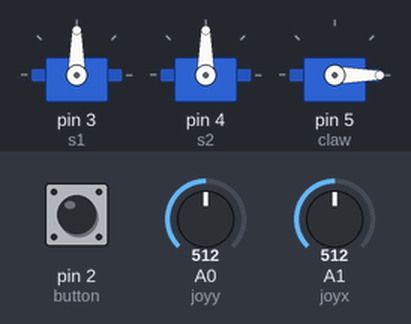
Bench run of a sketch on a simulated Arduino Leonardo, built with avr-gcc and run on an emulated ATmega32U4. Shown: 3 × servo. Inputs (shaded band) come from the test bench; at power-on: A0 (joyy) = 512, A1 (joyx) = 512, pin 2 (button) HIGH.

Above: at 1.2 s.
1.3 s: A0 (joyy) set to 716
At 2.5 s:
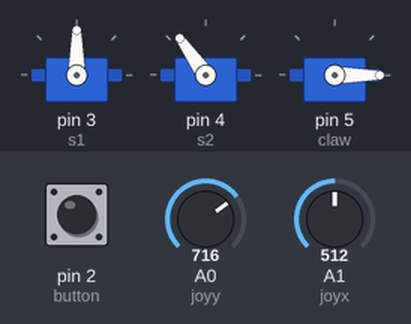
2.8 s: A1 (joyx) set to 716
At 3.6 s:
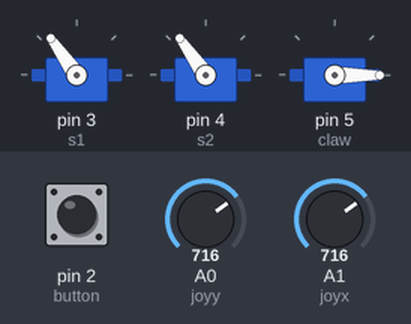
4.3 s: A0 (joyy) set to 900
At 4.7 s:
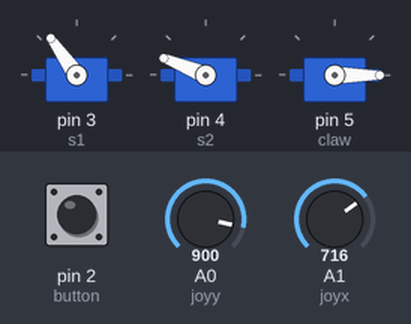
5.8 s: A1 (joyx) set to 900
At 7.0 s:
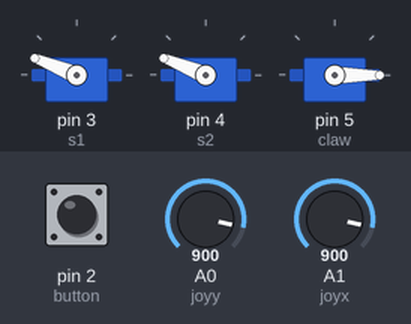
7.3 s: A0 (joyy) set to 1023
At 8.2 s:
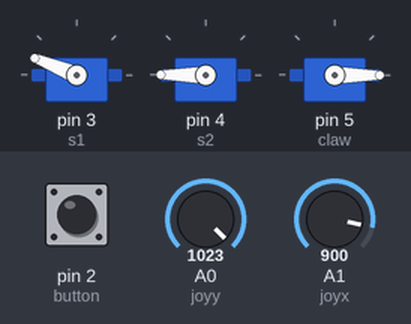
8.8 s: A1 (joyx) set to 1023
At 9.4 s:
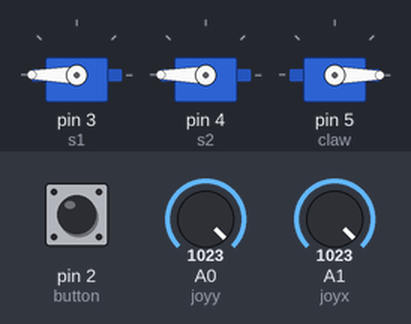
Timing chart, 0 to 11.3 s (numbered marks = the images above; inputs shaded):
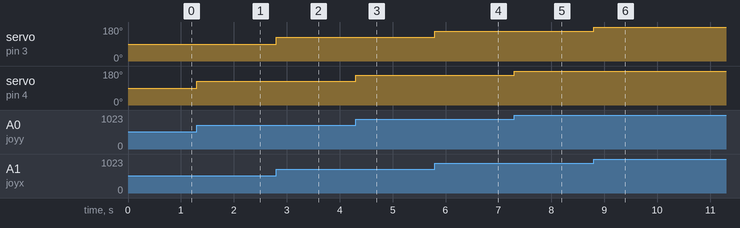

Measured:
- after the input at 1.3 s, servo on pin 4 (s2): 90° → 125° at once
- after the input at 2.8 s, servo on pin 3 (s1): 90° → 125° at once
- after the input at 4.3 s, servo on pin 4 (s2): 125° → 158° at once
- after the input at 5.8 s, servo on pin 3 (s1): 125° → 158° at once
- after the input at 7.3 s, servo on pin 4 (s2): 158° → 180° at once
- after the input at 8.8 s, servo on pin 3 (s1): 158° → 180° at once

The sketch:

code_file.ino
```cpp
#include <Keyboard.h>

#include <Servo.h>
Servo s1;
Servo s2;
Servo claw;

int joyx = A1;
int joyy = A0;
int button = 2;
int joyvalx,joyvaly;
bool buttonpressed;

void setup() {
pinMode(joyx, INPUT);
pinMode(joyy, INPUT);
pinMode(button, INPUT_PULLUP);

s1.attach(3);
s2.attach(4);
claw.attach(5);


}

void loop() {
joyvalx = analogRead(joyx);
joyvalx = map(joyvalx,0,1023,0,180);  //s1 servo will control x-z plane
s1.write(joyvalx);

joyvaly = analogRead(joyy);
joyvaly = map(joyvaly,0,1023,0,180);
s2.write(joyvaly);

buttonpressed = digitalRead(button) == LOW; //buttonpressed is true if the joystick is pressed
if(buttonpressed == 'true')
claw.write(90); //90 degree rotation of the claw servo to open the arms
else
claw.write(0);

}
```
